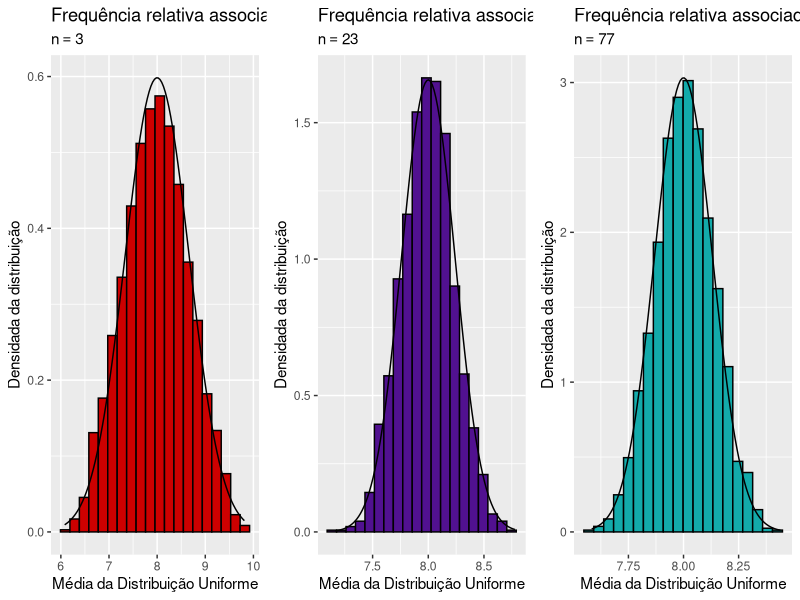

Source code (R):
install.packages("ggplot2") #Install package
install.packages("cowplot")
library("ggplot2") #Link library
library("cowplot")
#---------------------------------------------------------------------------------------------------------------+
# Name: gen.observations                                                                                        |
# Input: four integers(n, a [lbound], b[ubound] parameters of Uniform Distribution), number of observations (sz)|
# Output: one plot (means of calculated Uniform Distributions)                                                  |
# Definition:Generate sz number of Uniform distributions, calculate mean of said observations                   |
#---------------------------------------------------------------------------------------------------------------+
gen.observations<-function(n, sz, lbound, ubound){
	data0=rep(0,sz)
	mean0=rep(0,sz)
	for(i in 1:sz){
		data0=runif(n, min = lbound, max = ubound)
		mean0[i]=mean(data0)
		
	}
	meanX=as.data.frame(mean0)
	print(meanX)
	#Theoretical values calculation sequence
	expected.value=(lbound+ubound)/2 #Expected value of a Uniform distribution
	variance=(ubound-lbound)^2/12 #Uniform distribution
	variance.n=variance/n
	if(n==3){ #choose colour
		filler="#CD0000"
	}else if(n==23){
		filler="#511190"
	}
	else if(n==77){
		filler="#13AAAA"
	}
	plot <- ggplot(meanX)
	plot <- plot + geom_histogram(aes(x=mean0 ,y=..density..),colour=1, fill=filler, bins=20)
	plot <- plot + stat_function(fun=dnorm, args=list(mean=expected.value,sd=sqrt(variance.n))) #create a normal distribution curve with expected value and sqrt(variance/n) parameters in order to compare with the generated uniform distributions
	plot <- plot + ggtitle("Frequência relativa associado aos valores obtidos da média da distribuição com",bquote(list(n==.(n)))) + ylab("Densidada da distribuição") + xlab("Média da Distribuição Uniforme") #add title and rename y axis
	return(plot)
}

#Specific parameters
sz= 1790
lbound=6
ubound=10
set.seed(1283)

#n=3 Sequence
plot3=gen.observations(3,sz,lbound,ubound)

#n=23 Sequence
plot23=gen.observations(23,sz,lbound,ubound)

#n=77 Sequence
plot77=gen.observations(77,sz,lbound,ubound)

super.plot=plot_grid(plot3, plot23, plot77, nrow=1, ncol=3) #grid all plots
ggsave("module6.png", plot = super.plot, device=png, width=21) #save super.plot
